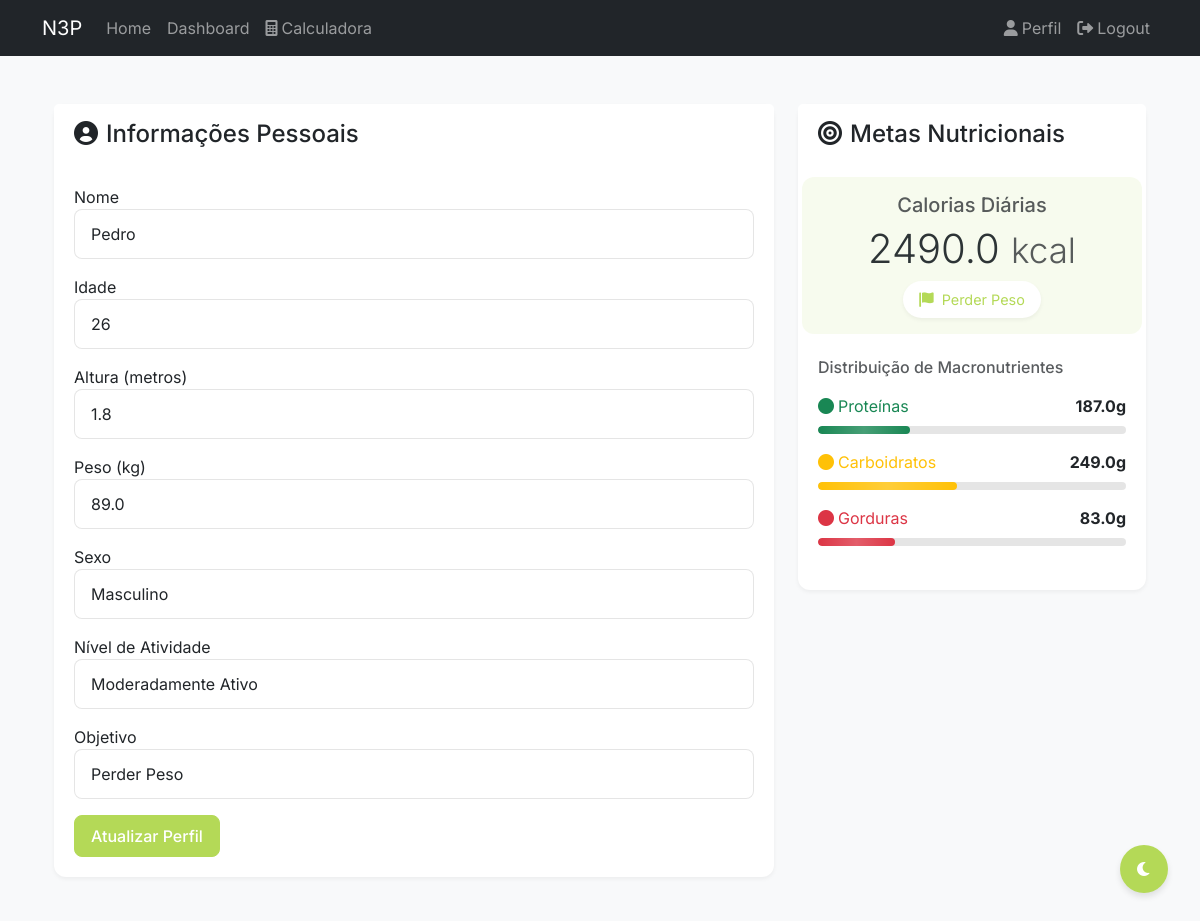
Page /auth/profile (signed in) on the committed database.
### app/models/user.py (models this page shows, shortened)
class User(UserMixin, db.Model):
    __tablename__ = "users"
    id = db.Column(db.Integer, primary_key=True)
    username = db.Column(db.String(80), unique=True, nullable=False)
    email = db.Column(db.String(120), unique=True, nullable=False)
    password_hash = db.Column(db.String(128))
    created_at = db.Column(db.DateTime, default=datetime.utcnow)
    nome = db.Column(db.String(100), nullable=False)
    idade = db.Column(db.Integer, nullable=False)
    altura = db.Column(db.Float, nullable=False)  # altura em metros
    peso = db.Column(db.Float, nullable=False)  # peso em kg
    sexo = db.Column(
        db.String(1), nullable=False
    )  # 'M' para masculino, 'F' para feminino
    fator_atividade = db.Column(db.String(20), nullable=False)
    objetivo = db.Column(db.String(50), nullable=False)
    calories_goal = db.Column(db.Float, nullable=True)
    proteins_goal = db.Column(db.Float, nullable=True)
    carbs_goal = db.Column(db.Float, nullable=True)
    fats_goal = db.Column(db.Float, nullable=True)
    diets = db.relationship("Diet", lazy=True)
    def get_objetivo_display(self):
        objetivo_names = {
            "perder_peso": "Perder Peso",
            "manter_peso": "Manter Peso",
            "ganhar_peso": "Ganhar Peso",
            "ganhar_massa": "Ganhar Massa",
        }
        return objetivo_names.get(self.objetivo, self.objetivo)

### app/blueprints/auth/routes.py (the view, shortened to what this page needs)
@bp.route("/profile", methods=["GET", "POST"])
@login_required
def profile():
    form = EditProfileForm(obj=current_user)
    user_goals = type(
        "UserGoals",
        (),
        {
            "calories": current_user.calories_goal or 0,
            "proteins": current_user.proteins_goal or 0,
            "carbs": current_user.carbs_goal or 0,
            "fats": current_user.fats_goal or 0,
        },
    )
    return render_template(
        "auth/profile.html",
        title="Editar Perfil",
        form=form,
        user_goals=user_goals,
        user=current_user,
    )

### app/forms/auth.py
class EditProfileForm(FlaskForm):
    nome = StringField("Nome", validators=[DataRequired(), Length(max=100)])
    idade = IntegerField(
        "Idade", validators=[DataRequired(), NumberRange(min=15, max=100)]
    )
    altura = FloatField(
        "Altura (metros)", validators=[DataRequired(), NumberRange(min=1.0, max=2.5)]
    )
    peso = FloatField(
        "Peso (kg)", validators=[DataRequired(), NumberRange(min=30, max=300)]
    )
    sexo = SelectField(
        "Sexo", choices=list(GENDER_CHOICES.items()), validators=[DataRequired()]
    )
    fator_atividade = SelectField(
        "Nível de Atividade",
        choices=list(ACTIVITY_DISPLAY.items()),
        validators=[DataRequired()],
    )
    objetivo = SelectField(
        "Objetivo", choices=list(OBJECTIVE_DISPLAY.items()), validators=[DataRequired()]
    )

### app/__init__.py (called while the page is built)
def create_app(config_class=Config):
    app = Flask(__name__)
    app.config.from_object(config_class)
    db.init_app(app)
    migrate.init_app(app, db)
    login.init_app(app)
    from app.blueprints.auth import bp as auth_bp
    app.register_blueprint(auth_bp, url_prefix="/auth")
    from app.blueprints.main import bp as main_bp
    app.register_blueprint(main_bp)
    from app.blueprints.errors import bp as errors_bp
    app.register_blueprint(errors_bp)
    from app.blueprints.api import bp as api_bp
    app.register_blueprint(api_bp, url_prefix="/api")
    from app.models import User
    @login.user_loader
    def load_user(id):
        return User.query.get(int(id))
    return app

### app/templates/auth/profile.html (shortened to what this page needs)
{% extends "base.html" %} {% from "macros/forms.html" import render_form %}  {% block content %}
<div class="container py-4">
  <div class="row justify-content-center">
    <div class="col-md-8">
      <div class="card profile-card mb-4">
        <div class="card-header bg-white border-bottom-0 py-3">
          <h4 class="mb-0">
            <i class="fas fa-user-circle me-2"></i>Informações Pessoais
          </h4>
        </div>
        <div class="card-body">
          {{ render_form(form, url_for('auth.profile'), submit_text='Atualizar
          Perfil') }}
        </div>
      </div>
    </div>
    <div class="col-md-4">
      <div class="card goals-card">
        <div class="card-header bg-white border-bottom-0 py-3">
          <h4 class="mb-0">
            <i class="fas fa-bullseye me-2"></i>Metas Nutricionais
          </h4>
        </div>
        <div class="card-body">
          <div class="calories-goal mb-4">
            <h5 class="text-muted mb-2">Calorias Diárias</h5>
            <h2 class="display-6 mb-2">
              <span>{{ "%.1f"|format(user_goals.calories) }}</span>
              <small class="text-muted">kcal</small>
            </h2>
            <div class="goal-badge">
              <i class="fas fa-flag me-1"></i>
              {{ user.get_objetivo_display() }}
            </div>
          </div>
          <div class="macros-distribution">
            <h6 class="text-muted mb-3">Distribuição de Macronutrientes</h6>
            <div class="macro-bars mb-4">
              <div class="macro-bar mb-3">
                <div
                  class="d-flex justify-content-between align-items-center mb-1"
                >
                  <span class="text-success"
                    ><i class="fas fa-circle me-1"></i>Proteínas</span
                  >
                  <span class="fw-bold"
                    >{{ "%.1f"|format(user_goals.proteins) }}g</span
                  >
                </div>
                <div class="progress">
                  <div
                    class="progress-bar bg-success"
                    role="progressbar"
                    style="width: 30%"
                    aria-valuenow="30"
                    aria-valuemin="0"
                    aria-valuemax="100"
                  ></div>
                </div>
              </div>
              <div class="macro-bar mb-3">
                <div
                  class="d-flex justify-content-between align-items-center mb-1"
                >
                  <span class="text-warning"
                    ><i class="fas fa-circle me-1"></i>Carboidratos</span
                  >
                  <span class="fw-bold"
                    >{{ "%.1f"|format(user_goals.carbs) }}g</span
                  >
                </div>
                <div class="progress">
                  <div
                    class="progress-bar bg-warning"
                    role="progressbar"
                    style="width: 45%"
                    aria-valuenow="45"
                    aria-valuemin="0"
                    aria-valuemax="100"
                  ></div>
                </div>
              </div>
              <div class="macro-bar">
                <div
                  class="d-flex justify-content-between align-items-center mb-1"
                >
                  <span class="text-danger"
                    ><i class="fas fa-circle me-1"></i>Gorduras</span
                  >
                  <span class="fw-bold"
                    >{{ "%.1f"|format(user_goals.fats) }}g</span
                  >
                </div>
                <div class="progress">
                  <div
                    class="progress-bar bg-danger"
                    role="progressbar"
                    style="width: 25%"
                    aria-valuenow="25"
                    aria-valuemin="0"
                    aria-valuemax="100"
                  ></div>
                </div>
              </div>
            </div>
          </div>
        </div>
      </div>
    </div>
  </div>
</div>
{% endblock %} {% block extra_css %}
<link
  rel="stylesheet"
  href="{{ url_for('static', filename='css/auth.css') }}"
/>
{% endblock %}

### app/templates/macros/forms.html (shortened to what this page needs)
{% macro render_field(field, label_class='', input_class='form-control') %}
<div class="mb-3">
  {{ field.label(class_=label_class) }} {% if field.type == 'BooleanField' %} {{
  field(class_='form-check-input ' + input_class) }} {% else %} {{
  field(class_=input_class) }} {% endif %}
</div>
{% endmacro %} {% macro render_form(form, action_url='', method='post',
extra_classes='', submit_text='Enviar') %}
<form
  action="{{ action_url }}"
  method="{{ method }}"
  class="{{ extra_classes }}"
  enctype="multipart/form-data"
>
  {{ form.csrf_token }} {% for field in form if field.type != 'CSRFTokenField'
  %} {{ render_field(field) }} {% endfor %}
  <button type="submit" class="btn btn-primary">{{ submit_text }}</button>
</form>
{% endmacro %}

### app/static/css/theme.css (style rules this page uses)
:root { --primary-color: #b4d957; --primary-dark: #9fc748; --secondary-color: #ff7f6b; --secondary-dark: #ff6b54; --bg-color: #ffffff; --bg-secondary: #f8f9fa; --text-color: #212529; --text-muted: #6c757d; --border-color: #dee2e6; --shadow-sm: 0 2px 4px rgba(0, 0, 0, 0.05); --shadow-md: 0 4px 6px rgba(0, 0, 0, 0.1); --card-bg: #ffffff; --input-bg: #ffffff; --border-radius: 0.5rem; }
body { background-color: var(--bg-color); color: var(--text-color); transition: background-color 0.3s ease, color 0.3s ease; }

### app/static/css/dashboard.css (style rules this page uses)
:root { --primary-color: #b4d957; --primary-light: #d4e9a5; --secondary-color: #ff7a5c; --text-color: #2d3436; --text-muted: #636e72; --background-color: #f8f9fa; --card-background: #ffffff; --border-radius: 12px; --shadow: 0 2px 12px rgba(0, 0, 0, 0.08); --transition: all 0.3s ease; --scale: scale(1.02); --scale-btn: scale(1.05); }
body { background-color: var(--background-color); color: var(--text-color); font-family: "Inter", -apple-system, BlinkMacSystemFont, sans-serif; line-height: 1.5; margin: 0; padding: 0; }
.card { background: var(--card-background); border-radius: var(--border-radius); border: none; box-shadow: var(--shadow); transition: var(--transition); margin-bottom: 1.5rem; animation: slideIn 0.5s ease-out; }
.card-header { background: transparent; border-bottom: 1px solid rgba(0, 0, 0, 0.05); padding: 1.25rem; }
.card-body { padding: 1.25rem; }
.btn { border-radius: 8px; font-weight: 500; padding: 0.5rem 1rem; transition: var(--transition); position: relative; overflow: hidden; }
.btn::after { content: ""; position: absolute; top: 50%; left: 50%; width: 5px; height: 5px; background: rgba(255, 255, 255, 0.5); opacity: 0; border-radius: 100%; transform: scale(1, 1) translate(-50%); transform-origin: 50% 50%; }
.btn-primary { background-color: var(--primary-color); border-color: var(--primary-color); }
.form-control { border-radius: 8px; border: 1px solid rgba(0, 0, 0, 0.1); padding: 0.75rem 1rem; transition: var(--transition); }
.progress { background-color: rgba(180, 217, 87, 0.1); border-radius: 100px; height: 0.5rem; margin: 0.5rem 0; overflow: hidden; position: relative; }
.progress-bar { background-color: var(--primary-color); border-radius: 100px; transition: width 1s ease; position: relative; }
.progress-bar::after { content: ""; position: absolute; top: 0; left: 0; width: 100%; height: 100%; background: linear-gradient( 90deg, rgba(255, 255, 255, 0) 0%, rgba(255, 255, 255, 0.2) 50%, rgba(255, 255, 255, 0) 100% ); animation: shine 2s infinite; }

### app/static/css/auth.css (style rules this page uses)
.profile-card, .goals-card { border: none; border-radius: var(--border-radius); box-shadow: var(--shadow-sm); transition: all 0.3s ease; animation: fadeIn 0.5s ease-out; background-color: var(--card-bg); }
.calories-goal { text-align: center; padding: 1rem; background: rgba(180, 217, 87, 0.1); border-radius: var(--border-radius); margin: -0.5rem -1rem 1.5rem; color: var(--text-color); }
.goal-badge { display: inline-block; padding: 0.5rem 1rem; background: var(--card-bg); border-radius: 2rem; font-size: 0.9rem; color: var(--primary-color); box-shadow: var(--shadow-sm); }
.macro-bars { animation: slideUp 0.5s ease-out 0.2s backwards; }
.macro-bar { opacity: 0; animation: fadeIn 0.5s ease-out forwards; }
.macro-bar:nth-child(1) { animation-delay: 0.3s; }
.macro-bar:nth-child(2) { animation-delay: 0.4s; }
.macro-bar:nth-child(3) { animation-delay: 0.5s; }
.progress { background-color: rgba(0, 0, 0, 0.1); border-radius: 1rem; overflow: hidden; height: 8px; }
.progress-bar { transition: width 1s ease-out; }

### rows in the picture
User: nome "Pedro" "26" "1.8" "89.0" "Masculino" "Moderadamente Ativo" "Perder Peso", calories "2490.0", objetivo "Perder Peso", proteins "187.0", carbs "249.0", fats "83.0"

### other values in the picture
{{ field.label(class_=label_class) }} "Nome" "Idade" "Altura (metros)" "Peso (kg)" "Sexo" "Nível de Atividade" "Objetivo"
{{ submit_text }} "Atualizar Perfil"
